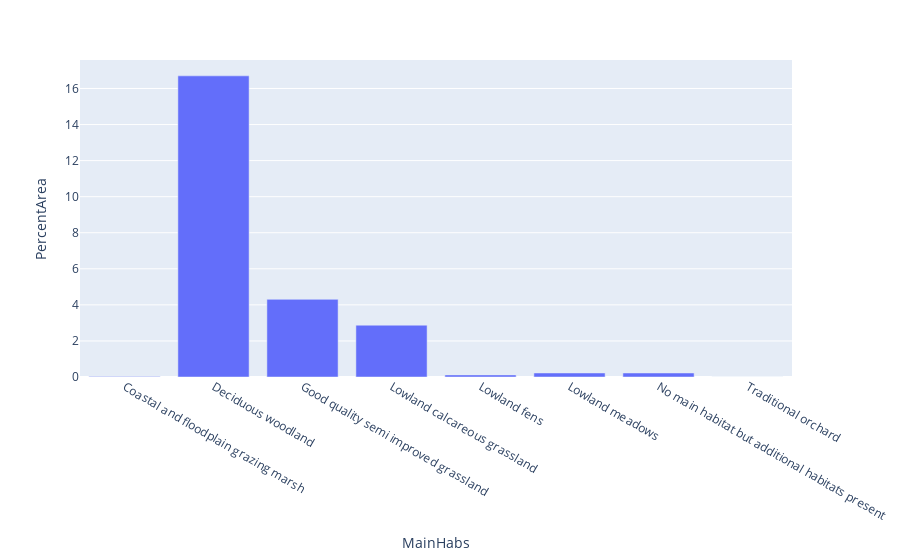

Notebook code for this chart:
### Code cell
fig = px.bar(df_colerne, x = "MainHabs", y = "PercentArea")
fig.show()

### Figure 1 — Plotly figure (JSON) as saved in the notebook; plotly's stock layout.template omitted (floating-point values rounded to 4 significant figures)
{"data": [{"hovertemplate": "MainHabs=%{x}<br>PercentArea=%{y}<extra></extra>", "legendgroup": "", "marker": {"color": "#636efa", "pattern": {"shape": ""}}, "name": "", "orientation": "v", "showlegend": false, "textposition": "auto", "type": "bar", "x": ["Coastal and floodplain grazing marsh", "Deciduous woodland", "Good quality semi improved grassland", "Lowland calcareous grassland", "Lowland fens", "Lowland meadows", "No main habitat but additional habitats present", "Traditional orchard"], "xaxis": "x", "y": [0.02343, 16.7, 4.306, 2.874, 0.1157, 0.2235, 0.2225, 0.003823], "yaxis": "y"}], "layout": {"barmode": "relative", "legend": {"tracegroupgap": 0}, "margin": {"t": 60}, "xaxis": {"anchor": "y", "domain": [0, 1], "title": {"text": "MainHabs"}}, "yaxis": {"anchor": "x", "domain": [0, 1], "title": {"text": "PercentArea"}}}}
